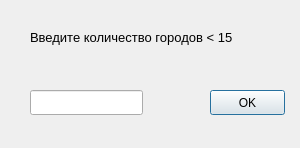
<?xml version="1.0" encoding="UTF-8"?>
<ui version="4.0">
 <class>Dialog</class>
 <widget class="QDialog" name="Dialog">
  <property name="geometry">
   <rect>
    <x>0</x>
    <y>0</y>
    <width>300</width>
    <height>148</height>
   </rect>
  </property>
  <property name="windowTitle">
   <string>Dialog</string>
  </property>
  <widget class="QLabel" name="label">
   <property name="geometry">
    <rect>
     <x>30</x>
     <y>30</y>
     <width>211</width>
     <height>16</height>
    </rect>
   </property>
   <property name="font">
    <font>
     <pointsize>10</pointsize>
    </font>
   </property>
   <property name="text">
    <string>Введите количество городов &lt; 15</string>
   </property>
  </widget>
  <widget class="QLineEdit" name="lineEdit">
   <property name="geometry">
    <rect>
     <x>30</x>
     <y>90</y>
     <width>113</width>
     <height>25</height>
    </rect>
   </property>
  </widget>
  <widget class="QPushButton" name="pushButton">
   <property name="geometry">
    <rect>
     <x>210</x>
     <y>90</y>
     <width>75</width>
     <height>25</height>
    </rect>
   </property>
   <property name="text">
    <string>OK</string>
   </property>
  </widget>
 </widget>
 <resources/>
 <connections/>
</ui>
